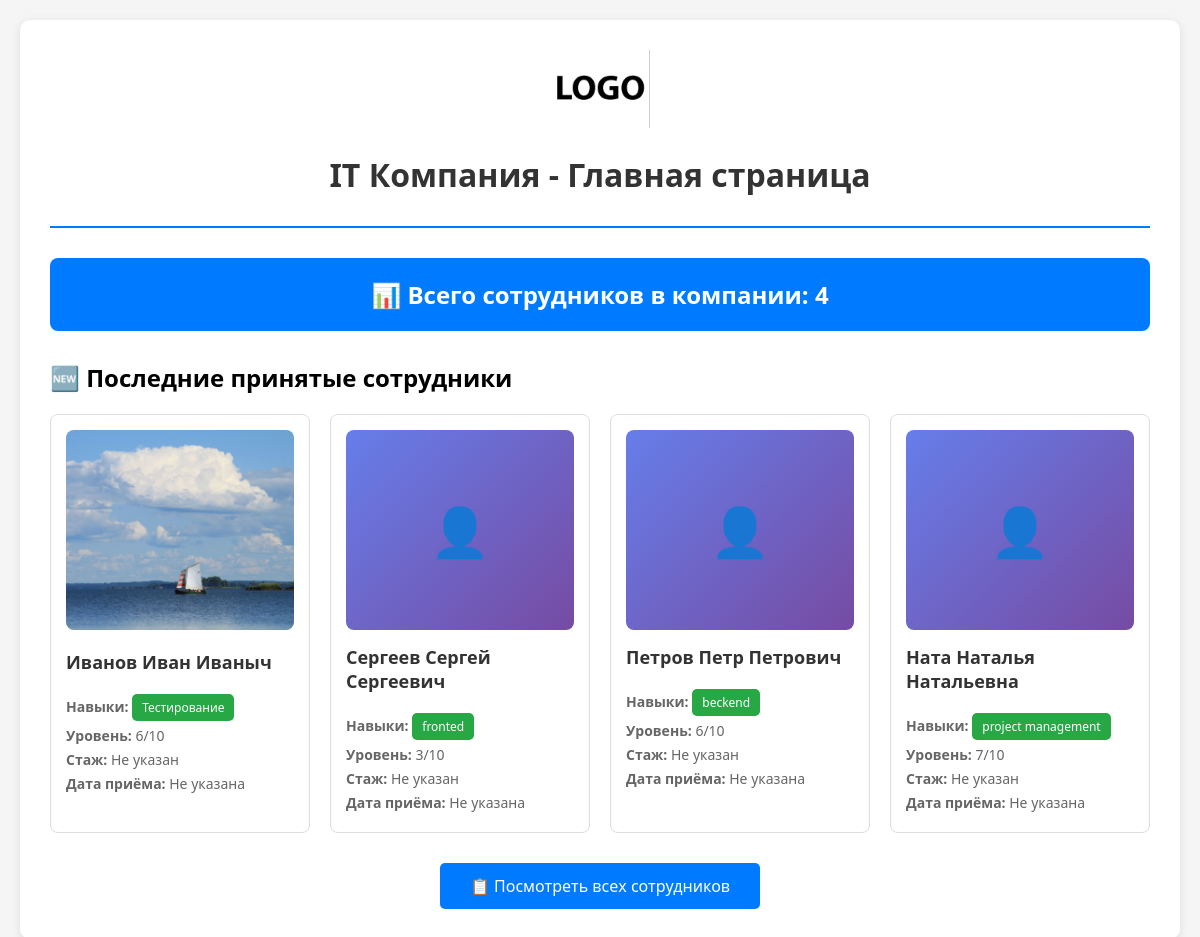
The page / on the database its author committed.
### workers/models.py (models this page shows, shortened)
class Person(models.Model):
    name = models.CharField(
        'ФИО (при наличии)',
        max_length=200,
        null=True,
        help_text='Полное имя сотрудника'
    )
    sex = models.CharField(
        'Пол',
        choices=CHOICE_SEX,
        null=True,
        max_length=10  # ИСПРАВЛЕНО: увеличен размер поля
    )
    skills = models.CharField(
        'Навыки',
        choices=CHOICE_SKILLS,
        null=True,
        max_length=50  # ИСПРАВЛЕНО: увеличен размер для новых названий
    )
    skill_level = models.CharField(
        'Уровень освоения навыка',
        choices=CHOICE_SKILL_LEVEL,
        max_length=2,  # ИСПРАВЛЕНО: достаточно 2 символов для '10'
        null=True
    )
    description = models.TextField(  # ИСПРАВЛЕНО: TextField для длинного текста
        'Описание',
        blank=True,
        null=True,
        help_text='Дополнительная информация о сотруднике'
    )
    is_on_main = models.BooleanField(
        'Показывать на главной',
        default=False,
        help_text='Отметьте, если сотрудник должен отображаться на главной странице'
    )
    employment_date = models.DateField(
        'Дата приёма на работу',
        auto_now=False,
        auto_now_add=False,
        null=True,
        blank=True,
        help_text='Дата, когда сотрудник был принят на работу'
    )
    gallery = models.ImageField(
        'Фото сотрудника',
        upload_to='images/',  # ИСПРАВЛЕНО: добавлен слэш
        null=True,
        blank=True,
        help_text='Основное фото сотрудника'
    )
    class Meta:
        ordering = ['-employment_date']  # ИСПРАВЛЕНО: сортировка по дате (новые первые)
        verbose_name = 'IT-специалист'
        verbose_name_plural = 'IT-специалисты'

### workers/views.py (the view)
# urls.py: 2. Add a URL to urlpatterns:  path('', views.home, name='home')
def home(request):
    template_name = 'HomeWork/index.html'
    total_employees = Person.objects.count()
    recent_employees = Person.objects.all().order_by('-employment_date')[:4]
    context = {
        'total_employees': total_employees,  # Общее количество
        'recent_employees': recent_employees,  # 4 последних сотрудника
    }
    return render(request, template_name, context)

### templates/HomeWork/index.html (shortened to what this page needs)
<!DOCTYPE html>
<html lang="ru">
<head>
    {% load static %}
</head>
<body>
    <div class="container">
        <header>
            <img src="{% static 'img/1.jpeg' %}" alt="Логотип компании" />
            <h1>IT Компания - Главная страница</h1>
        </header>
        <div class="total-count">
            📊 Всего сотрудников в компании: {{ total_employees }}
        </div>
        <h2>🆕 Последние принятые сотрудники</h2>
        {% if recent_employees %}
        <div class="employees-grid">
            {% for employee in recent_employees %}
            <div class="employee-card">
                {% if employee.gallery %}
                    <img src="{{ employee.gallery.url }}" alt="{{ employee.name }}" class="employee-photo" />
                {% else %}
                    <div class="no-photo">👤</div>
                {% endif %}
                <div class="employee-name">
                    {{ employee.name|default:"Имя не указано" }}
                </div>
                <div class="employee-info">
                    <strong>Навыки:</strong>
                    <span class="employee-skills">
                        {{ employee.get_skills_display|default:"Не указаны" }}
                    </span>
                </div>
                <div class="employee-info">
                    <strong>Уровень:</strong> {{ employee.skill_level|default:"—" }}/10
                </div>
                <div class="employee-info">
                    <strong>Стаж:</strong>
                    {% if employee.employment_date %}
                        {{ employee.get_work_experience_days }} дней
                    {% else %}
                        Не указан
                    {% endif %}
                </div>
                <div class="employee-info">
                    <strong>Дата приёма:</strong>
                    {{ employee.employment_date|date:"d.m.Y"|default:"Не указана" }}
                </div>
            </div>
            {% endfor %}
        </div>
        {% else %}
        <p>В базе данных пока нет сотрудников.</p>
        {% endif %}
        <div class="nav-links">
            <a href="{% url 'workers:list' %}">📋 Посмотреть всех сотрудников</a>
        </div>
    </div>
</body>
</html>

### templates/HomeWork/index.html (style rules this page uses)
body { font-family: 'Segoe UI', Tahoma, Geneva, Verdana, sans-serif; margin: 0; padding: 20px; background-color: #f5f5f5; }
.container { max-width: 1200px; margin: 0 auto; background: white; padding: 30px; border-radius: 10px; box-shadow: 0 2px 10px rgba(0,0,0,0.1); }
header { text-align: center; margin-bottom: 30px; padding-bottom: 20px; border-bottom: 2px solid #007bff; }
header img { width: 100px; margin-bottom: 10px; }
h1 { color: #333; margin: 10px 0; }
.total-count { background: #007bff; color: white; padding: 20px; border-radius: 8px; text-align: center; margin-bottom: 30px; font-size: 24px; font-weight: bold; }
.employees-grid { display: grid; grid-template-columns: repeat(auto-fit, minmax(250px, 1fr)); gap: 20px; margin-top: 20px; }
.employee-card { border: 1px solid #ddd; border-radius: 8px; padding: 15px; background: #fff; transition: transform 0.2s, box-shadow 0.2s; }
.employee-photo { width: 100%; height: 200px; object-fit: cover; border-radius: 8px; margin-bottom: 15px; background: #e0e0e0; }
.employee-name { font-size: 18px; font-weight: bold; color: #333; margin-bottom: 10px; }
.employee-info { font-size: 14px; color: #666; margin: 5px 0; }
.employee-skills { background: #28a745; color: white; padding: 5px 10px; border-radius: 5px; display: inline-block; margin-top: 10px; font-size: 12px; }
.no-photo { width: 100%; height: 200px; background: linear-gradient(135deg, #667eea 0%, #764ba2 100%); border-radius: 8px; display: flex; align-items: center; justify-content: center; color: white; font-size: 48px; margin-bottom: 15px; }
.nav-links { text-align: center; margin-top: 30px; }
.nav-links a { display: inline-block; padding: 12px 30px; background: #007bff; color: white; text-decoration: none; border-radius: 5px; margin: 0 10px; transition: background 0.3s; }

### rows shown on the page
Person: gallery (picture), name "Иванов Иван Иваныч", skills "Тестирование", skill_level "6", shows "Не указан", employment_date "Не указана"
Person: name "Сергеев Сергей Сергеевич", skills "fronted", skill_level "3", shows "Не указан", employment_date "Не указана"
Person: name "Петров Петр Петрович", skills "beckend", skill_level "6", shows "Не указан", employment_date "Не указана"
Person: name "Ната Наталья Натальевна", skills "project management", skill_level "7", shows "Не указан", employment_date "Не указана"

### other values the page prints
{{ total_employees }} "4"
